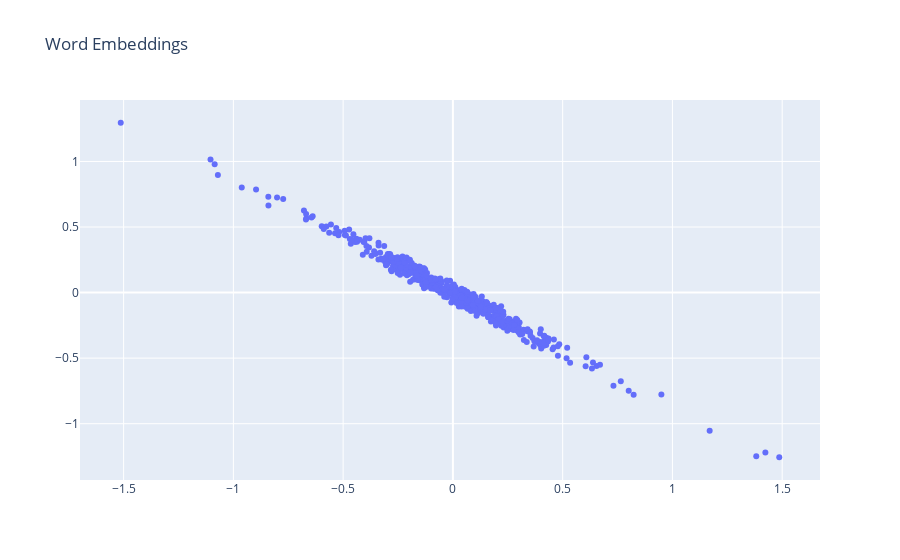

Here is the notebook cell this chart was saved with:
### Markdown cell above
Now we'll use a fancy plotting tool called *plotly* to show the embeddings with hovertext so you can move your mouse over the points to see the corresponding tokens.

### Code cell
def plot_2d_embeddings(embeddings, id_start=1, count=100):
  # Get 1st and 2nd embedding dims for the desired tokens.
  x1 = embeddings[id_start:id_start+count, 0]
  x2 = embeddings[id_start:id_start+count, 1]
  
  # Get the corresponding words from the reverse index (for labeling).
  tokens = [reverse_index[i] for i in range(id_start, id_start+count)]

  # Plot with the plotly library.
  data = plotly.Scatter(x=x1, y=x2, text=tokens,
                        mode='markers', textposition='bottom left',
                        hoverinfo='text')
  fig = plotly.Figure(data=[data],
                      layout=plotly.Layout(title="Word Embeddings",
                                           hovermode='closest'))
  fig.show()

# Very frequent tokens tend to be more syntactic than semantic, so let's plot
# some rarer words.    
plot_2d_embeddings(embeddings, id_start=500, count=500)

### Figure 1 — Plotly figure (JSON) as saved in the notebook; plotly's stock layout.template omitted (floating-point values rounded to 4 significant figures; data arrays with more than 128 entries replaced by an {"elided": "..."} marker saying what was removed)
{"data": [{"hoverinfo": "text", "mode": "markers", "text": {"elided": "500 str values"}, "textposition": "bottom left", "type": "scatter", "x": {"elided": "500 float values"}, "y": {"elided": "500 float values"}}], "layout": {"hovermode": "closest", "title": {"text": "Word Embeddings"}}}
